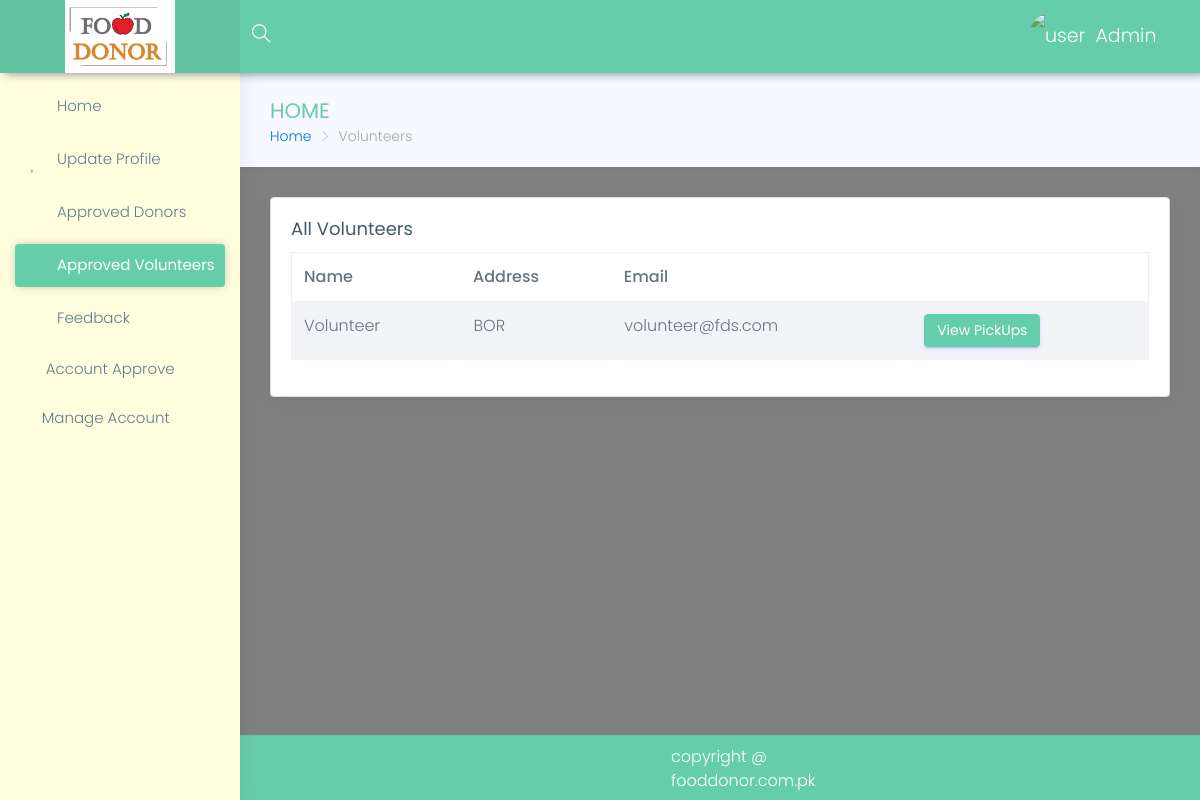
Before: /fdsadmin/volunteers (signed in) with the older database file.
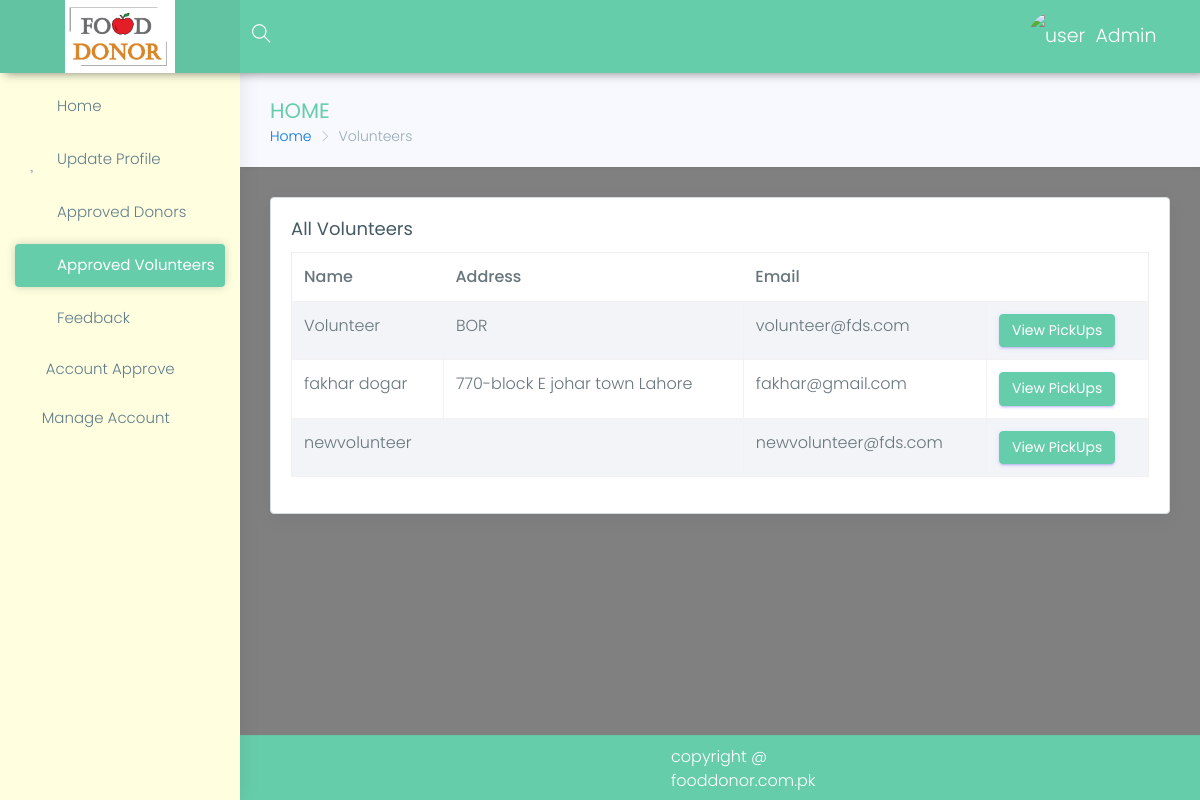
After: the same page with the newer database file.
### volunteer/models.py (models this page shows, shortened)
class Volenteer(models.Model):
    user = models.OneToOneField(User, on_delete=models.CASCADE, primary_key=True)
    name = models.CharField(max_length=100, blank=False, null=False)
    role = models.CharField(default='Voleenteer', blank=False, max_length=10)
    address = models.CharField(max_length=100, blank=False, null=False)
    mobile = models.CharField(max_length=15, blank=False)
    pick_locations = models.ManyToManyField(Location,help_text="press ctrl and click to select multiple")
    image = models.ImageField(blank=True, null=True)
    gender = models.CharField(max_length=6, blank=True, null=True, choices=gender)
    city = models.CharField(max_length=20, blank=True, null=True)
    country = models.CharField(max_length=20, blank=True, null=True)
    is_approved = models.BooleanField(default=False)
    cnic = models.CharField(max_length=15, blank=True, null=True)

### fdsadmin/views.py (the view)
# urls.py: url(r'^view-volunteers/(?P<pk>\d+)$',views.view_volunteers,name='fdsadmin-view-volunteers'),
@login_required
def volunteers(request):
    if not auth_admin(request):
        return redirect('/home/login')
    all_volunteers = Volenteer.objects.filter(is_approved=True)
    return render(request, 'fdsadmin/volunteers.html', {'volunteers': all_volunteers})

### fdsadmin/views.py (called while the page is built)
def auth_admin(request):
    if request.user.is_staff:
        return True
    else:
        return False

### templates/fdsadmin/volunteers.html (shortened to what this page needs)
{% extends 'panel-base.html' %}
{% block sidebar %}
            {% include 'fdsadmin/sidebar.html' %}
        {% endblock %}
{% block bradcrump %}
    <div class="row page-titles">
                    <div class="col-md-5 col-8 align-self-center">
                        <h3 class="text-themecolor">HOME</h3>
                        <ol class="breadcrumb">
                            <li class="breadcrumb-item"><a href="{% url 'fdsadmin-index' %}">Home</a></li>
                            <li class="breadcrumb-item active">Volunteers</li>
                        </ol>
                    </div>
                </div>
{% endblock %}
{% block main %}
                 <div class="row">
                    <div class="col-lg-12">
                        <div class="card">
                            <div class="card-block">
                                <h4 class="card-title">All Volunteers</h4>
                                <div class="table-responsive">
                                    <table class="table table-hover table-striped table-bordered">
                                        <thead>
                                            <tr>
                                                <th>Name</th>
                                                <th>Address</th>
                                                <th>Email</th>
                                            </tr>
                                        </thead>
                                        <tbody>
                                        {% for volun in volunteers %}
                                            <tr>
                                                <td>{{ volun.name }}</td>
                                                <td>{{ volun.address }}</td>
                                                <td>{{ volun.user.email }}</td>
                                                <td>
                                                   <a href="{% url 'fdsadmin-view-volunteers' volun.pk %}"   class="btn btn-primary">View PickUps</a>
                                                </td>
                                            </tr>
                                        {% endfor %}
                                        </tbody>
                                    </table>
                                </div>
                            </div>
                        </div>
                    </div>
                </div>
{% endblock %}

Changed rows visible on the page:
added Volenteer: name "fakhar dogar", address "770-block E johar town Lahore", user.email "fakhar@gmail.com"
added Volenteer: name "newvolunteer", user.email "newvolunteer@fds.com"
